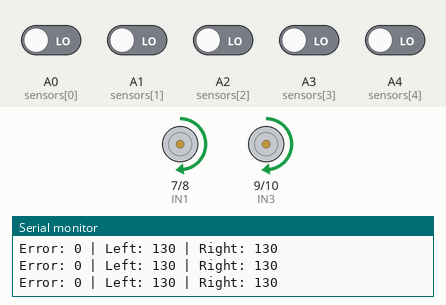
Simulated run of this sketch. Board: Arduino Uno, built with avr-gcc and run on an emulated ATmega328P. On the bench: motor-driver pin pairs drawn as motors (green arrow = first pin HIGH = forward, orange = second pin HIGH = backward, longer = more drive, scaled by the enable pin), the last lines printed to the serial monitor. Inputs (shaded band) come from the test bench; at power-on: A0 (sensors[0]), A1 (sensors[1]), A2 (sensors[2]), A3 (sensors[3]), A4 (sensors[4]) LOW.

Above: at 2.2 s.
2.3 s: A3 (sensors[3]) driven HIGH and A4 (sensors[4]) driven HIGH
At 3.0 s:
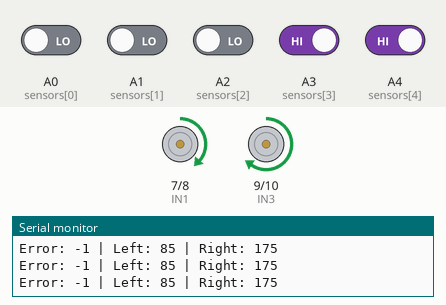
3.8 s: A0 (sensors[0]) driven HIGH
At 5.0 s:
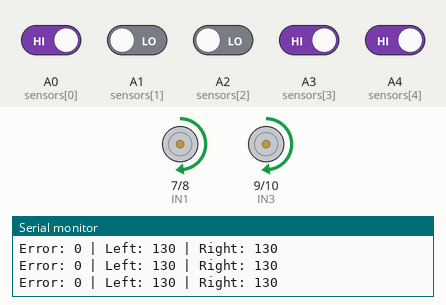
6.8 s: A0 (sensors[0]) driven LOW
At 8.1 s:
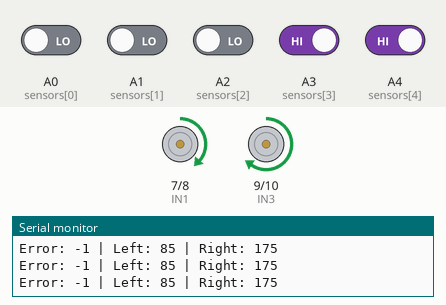
9.8 s: A3 (sensors[3]) driven LOW
At 11.0 s:
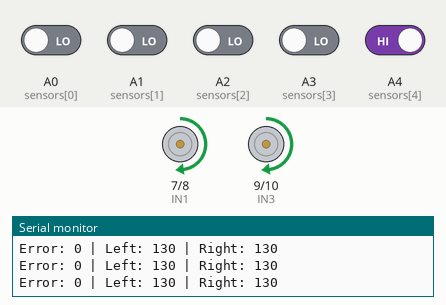
12.8 s: A0 (sensors[0]) driven HIGH and A1 (sensors[1]) driven HIGH and A2 (sensors[2]) driven HIGH and A3 (sensors[3]) driven HIGH and A4 (sensors[4]) driven LOW
At 13.9 s:
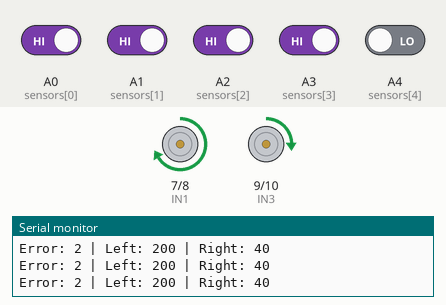
14.3 s: A2 (sensors[2]) driven LOW
At 15.8 s:
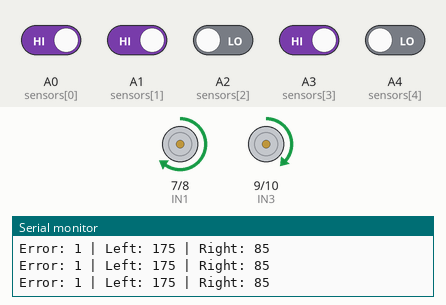
Timing chart, 0 to 16.8 s (numbered marks = the images above; inputs shaded):
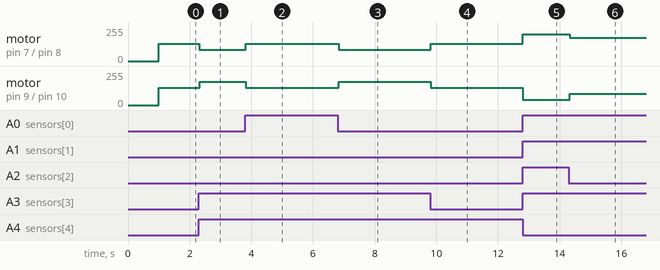

The sketch:

line_follower.ino
```cpp
/*
 * ============================================================
 * PROJECT: Arduino Line Follower Robot
 * AUTHOR: Gabriel De Asis
 * BOARD: Arduino Uno R3
 *
 * HARDWARE:
 * - Arduino Uno R3
 * - 5-channel TCRT5000 infrared sensor array
 * - L298N dual H-bridge motor driver
 * - 2x N20 DC geared motors
 * - 7.4V 2S battery pack
 *
 * DESCRIPTION:
 * Autonomous robot that follows a black line on a white
 * surface using infrared sensor detection and proportional
 * steering control.
 * ============================================================
 */

// ============================================================
// 1. SENSOR CONFIGURATION
// ============================================================

// Sensor order: Far Left -> Far Right
const int sensors[5] = {
  A0, A1, A2, A3, A4
};

// Sensor output when detecting a black line.
// Change to HIGH if your sensor array uses HIGH for black.
const int BLACK = LOW;

// Position weights for each sensor
const int sensorWeights[5] = {
  -2, -1, 0, 1, 2
};

// ============================================================
// 2. L298N MOTOR DRIVER CONFIGURATION
// ============================================================

// Left motor
const int ENA = 5;
const int IN1 = 7;
const int IN2 = 8;

// Right motor
const int ENB = 6;
const int IN3 = 9;
const int IN4 = 10;

// ============================================================
// 3. CONTROL PARAMETERS
// ============================================================

int baseSpeed = 130;
const int maxSpeed = 200;
const int minSpeed = 0;

// Proportional gain
float Kp = 45.0;

// Previous line position
int lastError = 0;

// ============================================================
// 4. SETUP
// ============================================================

void setup() {

  Serial.begin(9600);

  // Initialize sensor pins
  for (int i = 0; i < 5; i++) {
    pinMode(sensors[i], INPUT);
  }

  // Initialize motor driver pins
  pinMode(ENA, OUTPUT);
  pinMode(IN1, OUTPUT);
  pinMode(IN2, OUTPUT);

  pinMode(ENB, OUTPUT);
  pinMode(IN3, OUTPUT);
  pinMode(IN4, OUTPUT);

  // Stop motors before starting
  stopMotors();

  delay(1000);

  Serial.println("Line Follower Robot Initialized");
}

// ============================================================
// 5. MAIN LOOP
// ============================================================

void loop() {

  // Read the current line position
  int error = readLinePosition();

  // Check whether the line is detected
  bool lineDetected = false;

  for (int i = 0; i < 5; i++) {

    if (digitalRead(sensors[i]) == BLACK) {
      lineDetected = true;
      break;
    }
  }

  // Handle line-loss recovery
  if (!lineDetected) {

    if (lastError < 0) {

      // Search left
      setMotors(-100, 100);

    } else if (lastError > 0) {

      // Search right
      setMotors(100, -100);

    } else {

      // Stop when previous direction is unknown
      stopMotors();
    }

    return;
  }

  // Calculate proportional correction
  int correction = Kp * error;

  // Calculate individual motor speeds
  int leftSpeed = baseSpeed + correction;
  int rightSpeed = baseSpeed - correction;

  // Restrict motor speed to valid PWM range
  leftSpeed = constrain(
    leftSpeed,
    minSpeed,
    maxSpeed
  );

  rightSpeed = constrain(
    rightSpeed,
    minSpeed,
    maxSpeed
  );

  // Apply motor commands
  setMotors(leftSpeed, rightSpeed);

  // Debugging information
  Serial.print("Error: ");
  Serial.print(error);

  Serial.print(" | Left: ");
  Serial.print(leftSpeed);

  Serial.print(" | Right: ");
  Serial.println(rightSpeed);

  delay(5);
}

// ============================================================
// 6. LINE POSITION DETECTION
// ============================================================

int readLinePosition() {

  int weightedSum = 0;
  int activeSensors = 0;

  for (int i = 0; i < 5; i++) {

    int sensorValue = digitalRead(sensors[i]);

    if (sensorValue == BLACK) {

      weightedSum += sensorWeights[i];

      activeSensors++;
    }
  }

  // Calculate average position of detected sensors
  if (activeSensors > 0) {

    int error = weightedSum / activeSensors;

    lastError = error;

    return error;
  }

  // Return previous position if line is lost
  return lastError;
}

// ============================================================
// 7. MOTOR CONTROL
// ============================================================

void setMotors(int leftSpeed, int rightSpeed) {

  // LEFT MOTOR DIRECTION
  if (leftSpeed >= 0) {

    digitalWrite(IN1, HIGH);
    digitalWrite(IN2, LOW);

  } else {

    digitalWrite(IN1, LOW);
    digitalWrite(IN2, HIGH);
  }

  // RIGHT MOTOR DIRECTION
  if (rightSpeed >= 0) {

    digitalWrite(IN3, HIGH);
    digitalWrite(IN4, LOW);

  } else {

    digitalWrite(IN3, LOW);
    digitalWrite(IN4, HIGH);
  }

  // Apply PWM speed
  analogWrite(
    ENA,
    constrain(abs(leftSpeed), 0, 255)
  );

  analogWrite(
    ENB,
    constrain(abs(rightSpeed), 0, 255)
  );
}

// ============================================================
// 8. STOP MOTORS
// ============================================================

void stopMotors() {

  analogWrite(ENA, 0);
  analogWrite(ENB, 0);

  digitalWrite(IN1, LOW);
  digitalWrite(IN2, LOW);

  digitalWrite(IN3, LOW);
  digitalWrite(IN4, LOW);
}
```

Measured:
- after the input at 2.3 s, motor on pin 7 (IN1) / pin 8 (IN2): forward 130/255 → forward 85/255 at once; motor on pin 9 (IN3) / pin 10 (IN4): forward 130/255 → forward 175/255 at once
- after the input at 3.8 s, motor on pin 7 (IN1) / pin 8 (IN2): forward 85/255 → forward 130/255 at once; motor on pin 9 (IN3) / pin 10 (IN4): forward 175/255 → forward 130/255 at once
- after the input at 6.8 s, motor on pin 7 (IN1) / pin 8 (IN2): forward 130/255 → forward 85/255 at once; motor on pin 9 (IN3) / pin 10 (IN4): forward 130/255 → forward 175/255 at once
- after the input at 9.8 s, motor on pin 7 (IN1) / pin 8 (IN2): forward 85/255 → forward 130/255 at once; motor on pin 9 (IN3) / pin 10 (IN4): forward 175/255 → forward 130/255 at once
- after the input at 12.8 s, motor on pin 7 (IN1) / pin 8 (IN2): forward 130/255 → forward 200/255 at once; motor on pin 9 (IN3) / pin 10 (IN4): forward 130/255 → forward 40/255 at once
- after the input at 14.3 s, motor on pin 7 (IN1) / pin 8 (IN2): forward 200/255 → forward 175/255 at once; motor on pin 9 (IN3) / pin 10 (IN4): forward 40/255 → forward 85/255 at once
